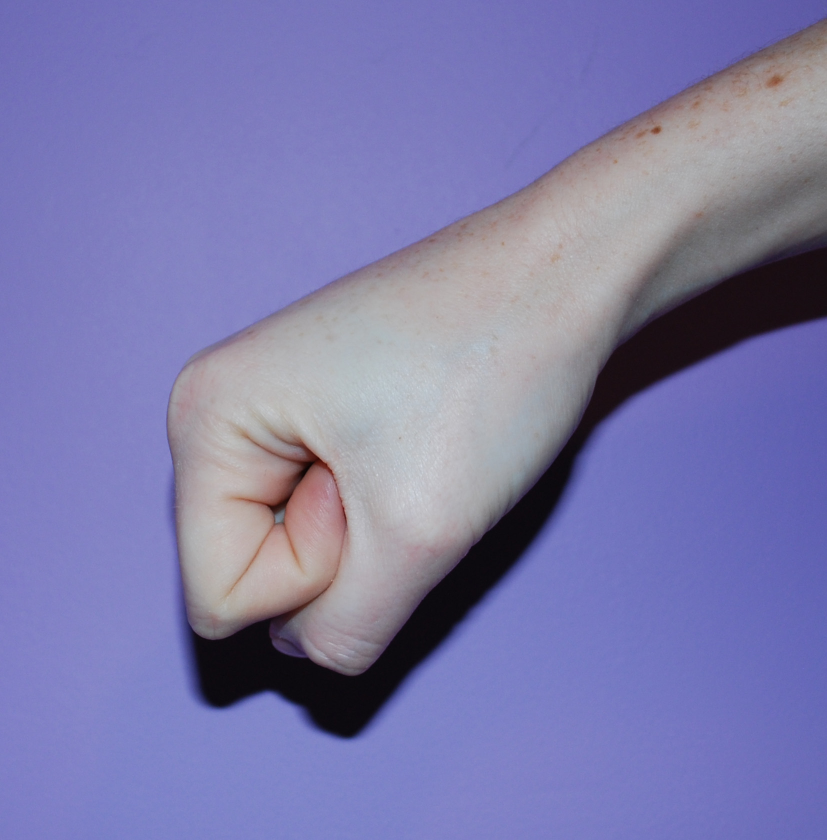
#> input picture Project/Database/DSC_0003.JPG, 1654 x 1680 px (shown at 1/2 size)
$ python -i hsvSelection.py   (imports and definitions only)   (Python 2 division)
#> lines starting #> are read from the running program, lines starting #| are printed output that depends on the picture
#> further down, picture is the input picture: shape (1680, 1654, 3); mean B, G, R 171.3, 122.9, 124.8
# Computer Vision Course (CSE 40535/60535)
# University of Notre Dame, Fall 2017
# ________________________________________________________________
# Adam Czajka, Andrey Kuehlkamp, September 2017

import cv2
import matplotlib.pyplot as plt

# [1 line not run here, left out]

def print_menu():
    print "Options menu:"
    print "esc - Quit program"
    print "s - Snapshot"

def calc_histograms(img):
    color = ['b','g','r']
    colornames = ['Blue channel','Green channel','Red channel']
    plt.figure()
    for i,col in enumerate(color):
        hist = cv2.calcHist([img], [i], None, [256], [0,256])
        plt.plot(hist, color=col)
        plt.xlim([0,256])
    plt.legend(colornames)
    plt.title('RGB Histogram')

    hsv = cv2.cvtColor(img, cv2.COLOR_BGR2HSV)
#> hsv: shape (1680, 1654, 3); mean H, S, V 116.5, 75.9, 173.2

    channels = ['Hue','Saturation','Value']
    plt.figure()
    for i,ch in enumerate(channels):
        hist = cv2.calcHist([hsv], [i], None, [256], [0,256])
        plt.plot(hist, color=color[i])
    plt.title('HSV Histogram')
    plt.legend(channels)
    plt.show()
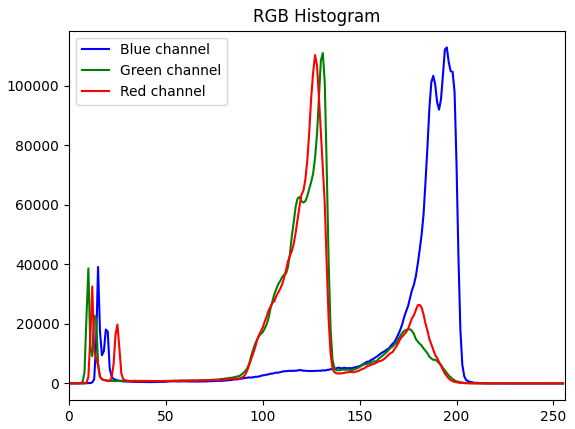
#> figure drawn by matplotlib, 1 panel; curve peaks at x = 195, y = 112811; curve peaks at x = 131, y = 110911; curve peaks at x = 127, y = 110219
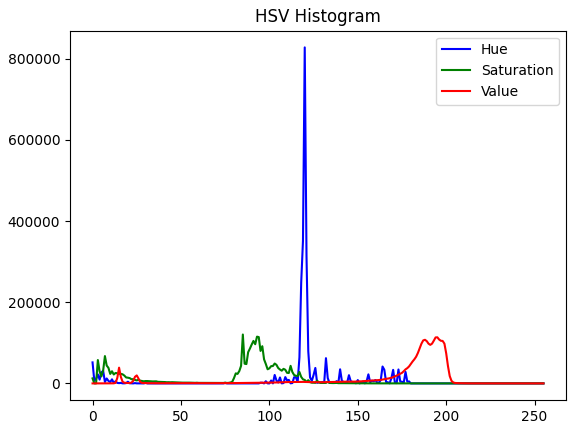
#> figure drawn by matplotlib, 1 panel; curve peaks at x = 120, y = 828242; curve peaks at x = 85, y = 120501; curve peaks at x = 195, y = 113603


# [28 lines not run here, left out]

>>> import cv2
>>> picture = cv2.imread('../Project/Database/DSC_0003.JPG')
>>> result = calc_histograms(picture)

$ run again, on Project/Database/DSC_0007.JPG
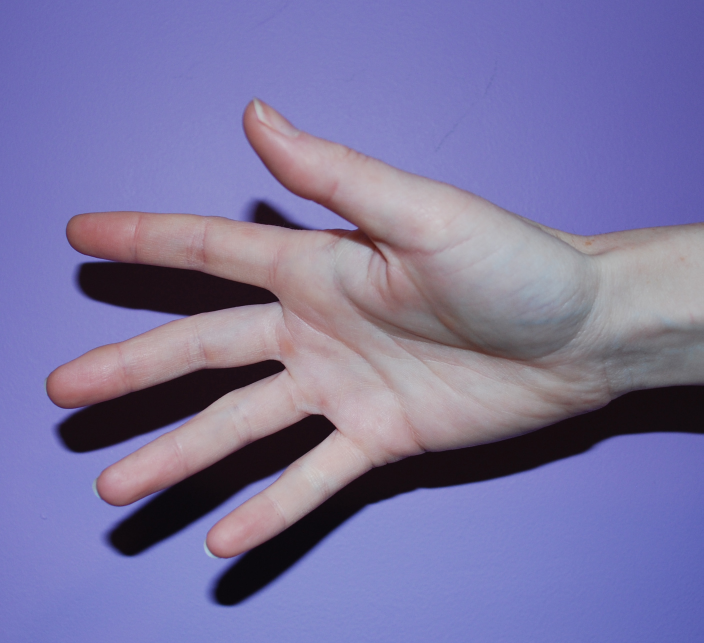
#> input picture Project/Database/DSC_0007.JPG, 2110 x 1929 px (shown at 1/3 size)
#> picture is the input picture: shape (1929, 2110, 3); mean B, G, R 161.3, 117.1, 123.3
#> hsv: shape (1929, 2110, 3); mean H, S, V 130.1, 78.5, 166.3
#> in calc_histograms, `plt.show()`:
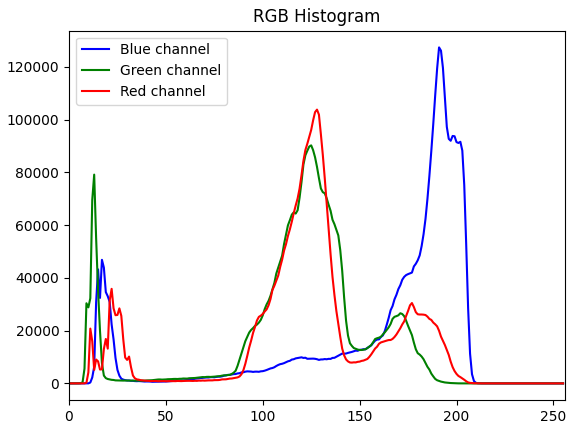
#> figure drawn by matplotlib, 1 panel; curve peaks at x = 191, y = 127391; curve peaks at x = 125, y = 90252; curve peaks at x = 128, y = 103803
#> in calc_histograms, `plt.show()`:
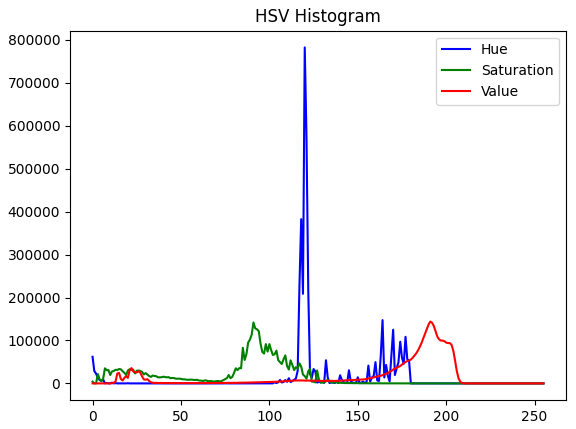
#> figure drawn by matplotlib, 1 panel; curve peaks at x = 120, y = 782360; curve peaks at x = 91, y = 141930; curve peaks at x = 191, y = 143991

$ run again, on Project/Database/DSC_0009.JPG
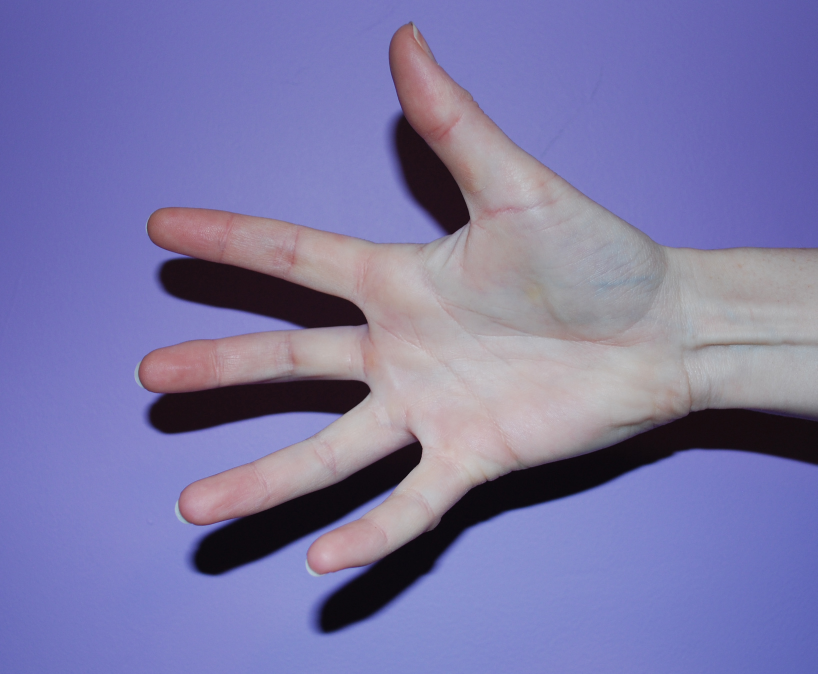
#> input picture Project/Database/DSC_0009.JPG, 2452 x 2022 px (shown at 1/3 size)
#> picture is the input picture: shape (2022, 2452, 3); mean B, G, R 167, 119.6, 123.6
#> hsv: shape (2022, 2452, 3); mean H, S, V 125.4, 79.8, 170.6
#> in calc_histograms, `plt.show()`:
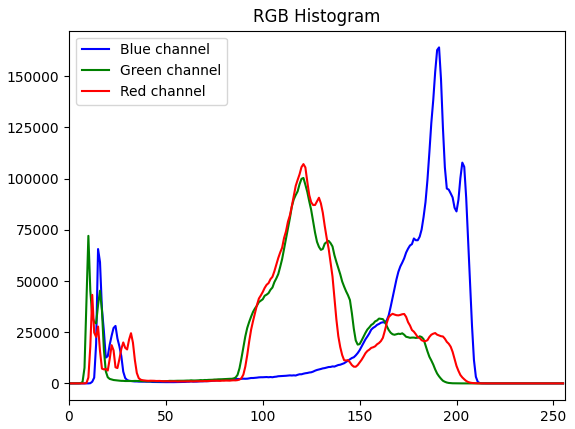
#> figure drawn by matplotlib, 1 panel; curve peaks at x = 191, y = 164073; curve peaks at x = 121, y = 100318; curve peaks at x = 121, y = 107088
#> in calc_histograms, `plt.show()`:
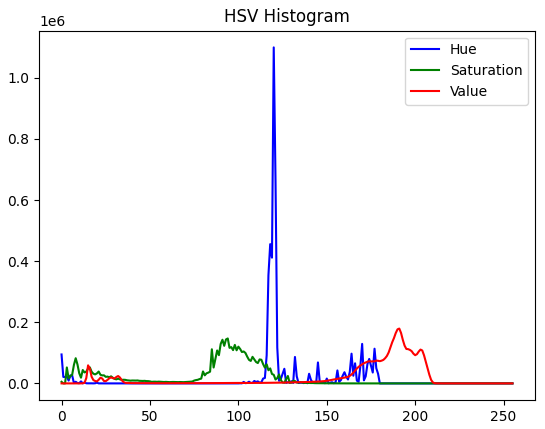
#> figure drawn by matplotlib, 1 panel; curve peaks at x = 120, y = 1099569; curve peaks at x = 94, y = 147001; curve peaks at x = 191, y = 179434

$ run again, on Project/Database/DSC_0011.JPG
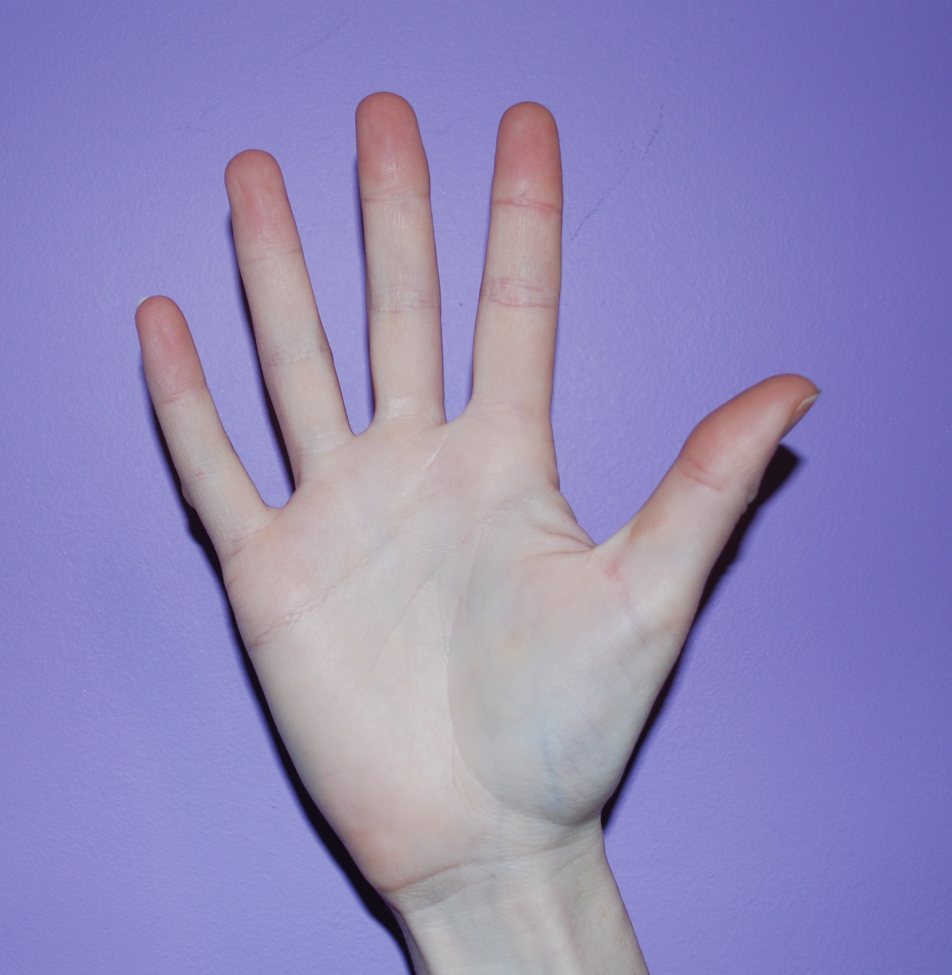
#> input picture Project/Database/DSC_0011.JPG, 1903 x 1950 px (shown at 1/2 size)
#> picture is the input picture: shape (1950, 1903, 3); mean B, G, R 185.3, 136.2, 143.9
#> hsv: shape (1950, 1903, 3); mean H, S, V 121.3, 71.6, 189.3
#> in calc_histograms, `plt.show()`:
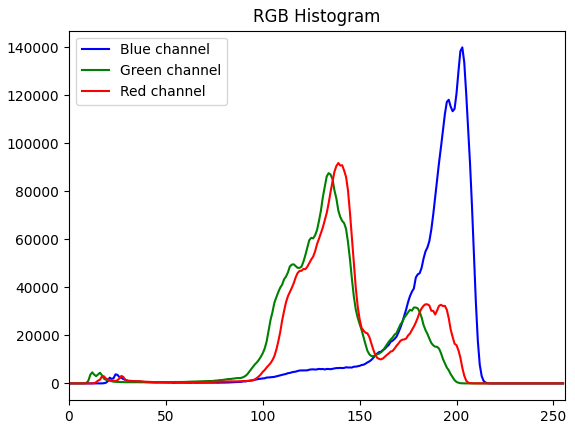
#> figure drawn by matplotlib, 1 panel; curve peaks at x = 203, y = 140018; curve peaks at x = 134, y = 87609; curve peaks at x = 139, y = 91822
#> in calc_histograms, `plt.show()`:
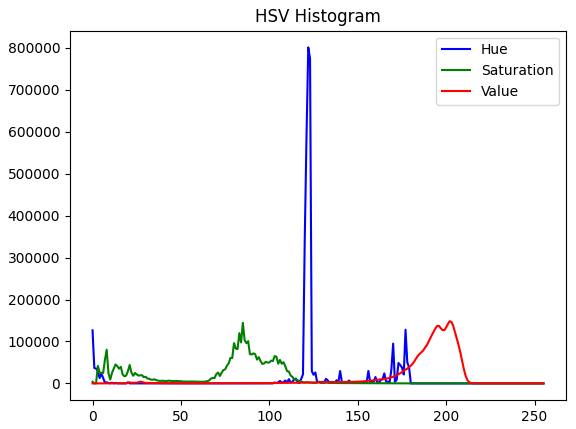
#> figure drawn by matplotlib, 1 panel; curve peaks at x = 122, y = 801374; curve peaks at x = 85, y = 144372; curve peaks at x = 202, y = 148433
